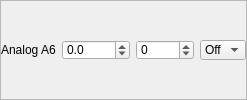
                 <widget class="QFrame" name="frmAnalog2">
                  <property name="frameShape">
                   <enum>QFrame::Shape::StyledPanel</enum>
                  </property>
                  <property name="frameShadow">
                   <enum>QFrame::Shadow::Raised</enum>
                  </property>
                  <layout class="QHBoxLayout" name="horizontalLayout_9">
                   <property name="spacing">
                    <number>6</number>
                   </property>
                   <property name="leftMargin">
                    <number>0</number>
                   </property>
                   <property name="topMargin">
                    <number>0</number>
                   </property>
                   <property name="rightMargin">
                    <number>0</number>
                   </property>
                   <property name="bottomMargin">
                    <number>0</number>
                   </property>
                   <item>
                    <widget class="QLabel" name="lblAn6">
                     <property name="sizePolicy">
                      <sizepolicy hsizetype="Maximum" vsizetype="Preferred">
                       <horstretch>0</horstretch>
                       <verstretch>0</verstretch>
                      </sizepolicy>
                     </property>
                     <property name="minimumSize">
                      <size>
                       <width>0</width>
                       <height>20</height>
                      </size>
                     </property>
                     <property name="maximumSize">
                      <size>
                       <width>16777215</width>
                       <height>20</height>
                      </size>
                     </property>
                     <property name="text">
                      <string>Analog A6</string>
                     </property>
                    </widget>
                   </item>
                   <item>
                    <widget class="QDoubleSpinBox" name="spnA2Gain">
                     <property name="minimumSize">
                      <size>
                       <width>0</width>
                       <height>20</height>
                      </size>
                     </property>
                     <property name="maximumSize">
                      <size>
                       <width>16777215</width>
                       <height>20</height>
                      </size>
                     </property>
                     <property name="decimals">
                      <number>1</number>
                     </property>
                     <property name="minimum">
                      <double>-3000.000000000000000</double>
                     </property>
                     <property name="maximum">
                      <double>3000.000000000000000</double>
                     </property>
                    </widget>
                   </item>
                   <item>
                    <widget class="QSpinBox" name="spnA2Off">
                     <property name="minimumSize">
                      <size>
                       <width>0</width>
                       <height>20</height>
                      </size>
                     </property>
                     <property name="maximumSize">
                      <size>
                       <width>16777215</width>
                       <height>20</height>
                      </size>
                     </property>
                     <property name="minimum">
                      <number>-2012</number>
                     </property>
                     <property name="maximum">
                      <number>2012</number>
                     </property>
                    </widget>
                   </item>
                   <item>
                    <widget class="QComboBox" name="cmbA2Ch">
                     <property name="sizePolicy">
                      <sizepolicy hsizetype="Maximum" vsizetype="Fixed">
                       <horstretch>0</horstretch>
                       <verstretch>0</verstretch>
                      </sizepolicy>
                     </property>
                     <property name="minimumSize">
                      <size>
                       <width>0</width>
                       <height>20</height>
                      </size>
                     </property>
                     <property name="maximumSize">
                      <size>
                       <width>16777215</width>
                       <height>20</height>
                      </size>
                     </property>
                     <item>
                      <property name="text">
                       <string>Off</string>
                      </property>
                     </item>
                     <item>
                      <property name="text">
                       <string>1</string>
                      </property>
                     </item>
                     <item>
                      <property name="text">
                       <string>2</string>
                      </property>
                     </item>
                     <item>
                      <property name="text">
                       <string>3</string>
                      </property>
                     </item>
                     <item>
                      <property name="text">
                       <string>4</string>
                      </property>
                     </item>
                     <item>
                      <property name="text">
                       <string>5</string>
                      </property>
                     </item>
                     <item>
                      <property name="text">
                       <string>6</string>
                      </property>
                     </item>
                     <item>
                      <property name="text">
                       <string>7</string>
                      </property>
                     </item>
                     <item>
                      <property name="text">
                       <string>8</string>
                      </property>
                     </item>
                     <item>
                      <property name="text">
                       <string>9</string>
                      </property>
                     </item>
                     <item>
                      <property name="text">
                       <string>10</string>
                      </property>
                     </item>
                     <item>
                      <property name="text">
                       <string>11</string>
                      </property>
                     </item>
                     <item>
                      <property name="text">
                       <string>12</string>
                      </property>
                     </item>
                     <item>
                      <property name="text">
                       <string>13</string>
                      </property>
                     </item>
                     <item>
                      <property name="text">
                       <string>14</string>
                      </property>
                     </item>
                     <item>
                      <property name="text">
                       <string>15</string>
                      </property>
                     </item>
                     <item>
                      <property name="text">
                       <string>16</string>
                      </property>
                     </item>
                    </widget>
                   </item>
                  </layout>
                 </widget>
